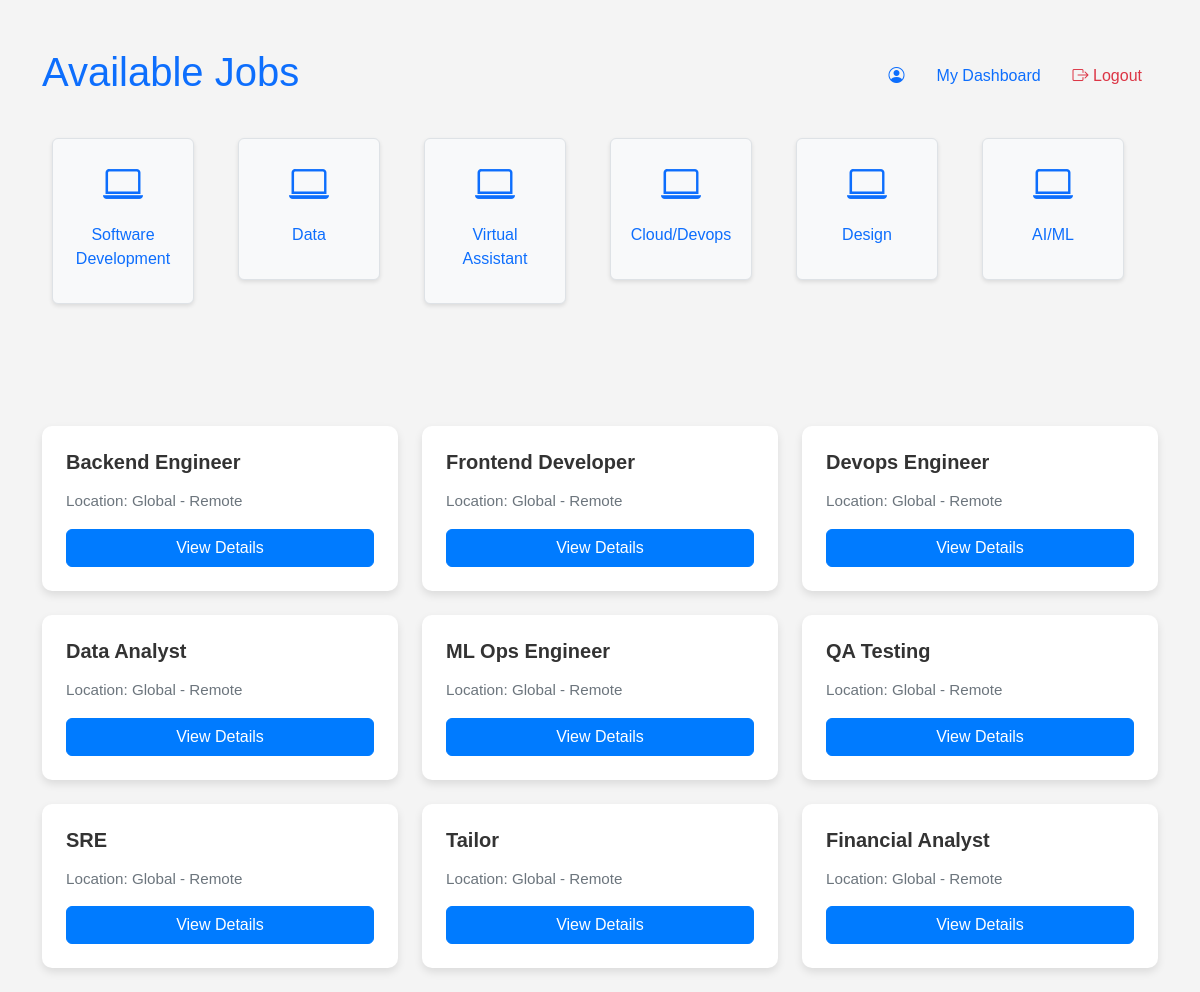
/job_listing/, run on the app's committed database.
### remote/models.py (models this page shows, shortened)
class Category(models.Model):
    name = models.CharField(max_length=100)
    description = models.TextField()
    slug = models.SlugField(unique=True)

class Job(models.Model):
    title = models.CharField(max_length=100)
    description = models.TextField()
    location = models.CharField(max_length=30)
    company_name = models.CharField(max_length=100)
    created_at = models.DateTimeField(auto_now_add=True)
    recruiter = models.ForeignKey(Profile, on_delete=models.CASCADE)
    category = models.ForeignKey(Category, on_delete=models.CASCADE, default=1)
    featured = models.BooleanField(default=False)
    views_count = models.IntegerField(default=0)

### remote/views.py (the view)
# urls.py: path('job_listing/', views.job_listing, name='job_listing'),
def job_listing(request):
    category = Category.objects.all()  # Get all categories
    jobs = Job.objects.all()  # Get all jobs
    context = {
        'category': category,  # Updated variable name
        'jobs': jobs
    }
    return render(request, 'job_listing.html', context)

### remote/templates/job_listing.html (shortened to what this page needs)
<!DOCTYPE html>
<html lang="en">
<head>
    {% load static %}
    <link href="https://cdn.jsdelivr.net/npm/bootstrap@5.3.0-alpha1/dist/css/bootstrap.min.css" rel="stylesheet">
    <link href="https://cdnjs.cloudflare.com/ajax/libs/bootstrap-icons/1.8.1/font/bootstrap-icons.min.css" rel="stylesheet">
    <link rel="stylesheet" href="{% static 'css/job_listing.css' %}">
</head>
<body>
    <div class="container mt-5">
        <header class="d-flex justify-content-between align-items-center mb-4">
            <h1 class="text-primary">Available Jobs</h1>
            <nav>
                <ul class="nav">
                    <li class="nav-item">
                        <a class="nav-link active" aria-current="page" href="{% url 'get_profile' user.profile.id %}">
                            <i class="bi bi-person-circle"></i> {{ user.username }}
                        </a>
                    </li>
                    <li class="nav-item">
                        <a class="nav-link" href="{% url 'jobs_dashboard' %}">My Dashboard</a>
                    </li>
                    <li class="nav-item">
                        <a class="nav-link text-danger" href="/logout/"><i class="bi bi-box-arrow-right"></i> Logout</a>
                    </li>
                </ul>
            </nav>
        </header>
        <div class="row text-center mb-5">
            <div class="row text-center mb-5">
                {% for category in category %}
                    <div class="col-md-2 col-6 mb-3">
                        <a href="#" class="text-decoration-none" data-category="{{ category.slug }}">
                            <div class="p-3 border rounded bg-light category-card">
                                <i class="bi bi-laptop fs-1 text-primary"></i>
                                <p class="mt-2">{{ category.name }}</p>
                            </div>
                        </a>
                    </div>
                {% endfor %}
            </div>
        </div>
        <div class="row">
            {% for job in jobs %}
                <div class="col-md-4 mb-4">
                    <div class="card h-100">
                        <div class="card-body">
                            <h5 class="card-title">{{ job.title }}</h5>
                            <p class="card-text">Location: {{ job.location }}</p>
                            <a href="{% url 'job_details' job.id %}" class="btn btn-outline-primary">
                                 View Details
                            </a>
                        </div>
                    </div>
                </div>
            {% endfor %}
        </div>
    </div>
</body>
</html>

### remote/static/css/job_listing.css (style rules this page uses)
body { margin: 0; padding: 0; font-family: Arial, sans-serif; background-color: #f4f4f4; }
.category-card { background-color: #ffffff; border: 1px solid #ced4da; border-radius: 25px; padding: 20px; margin: 10px; flex: 1 1 calc(25% - 20px); text-align: center; box-shadow: 0 2px 4px rgba(0, 0, 0, 0.1); transition: transform 0.2s, box-shadow 0.2s; }

### remote/templates/job_listing.html (style rules this page uses)
.card { border: none; border-radius: 10px; box-shadow: 0 4px 8px rgba(0, 0, 0, 0.1); transition: transform 0.3s, box-shadow 0.3s; }
.card-body { padding: 1.5rem; }
.card-title { font-weight: bold; font-size: 1.25rem; color: #333; }
.card-text { color: #6c757d; font-size: 0.95rem; }
.btn-outline-primary { background-color: #007bff; color: white; border-color: #007bff; width: 100%; }

### data on the page
Category: name "Software Development"
Category: name "Data"
Category: name "Virtual Assistant"
Category: name "Cloud/Devops"
Category: name "Design"
Category: name "AI/ML"
Job: title "Backend Engineer", location "Global - Remote"
Job: title "Frontend Developer", location "Global - Remote"
Job: title "Devops Engineer", location "Global - Remote"
Job: title "Data Analyst", location "Global - Remote"
Job: title "ML Ops Engineer", location "Global - Remote"
Job: title "QA Testing", location "Global - Remote"
Job: title "SRE", location "Global - Remote"
Job: title "Tailor", location "Global - Remote"
Job: title "Financial Analyst", location "Global - Remote"
